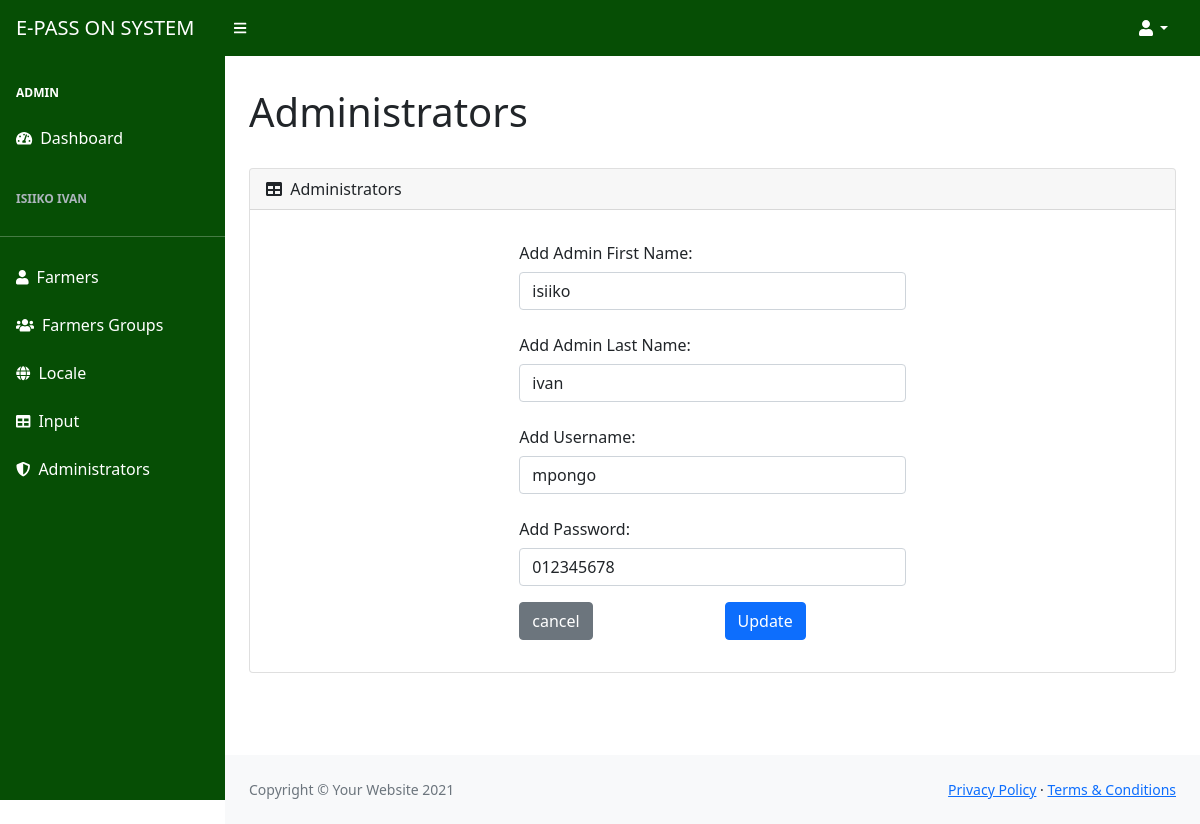
/pass_on_admin/administrators_edit.php?admin_id=1 (signed in), run on the app's committed database.
### tables this page shows
CREATE TABLE `admin_passon` (
  `admin_id` int(11) NOT NULL,
  `admin_fname` varchar(45) DEFAULT NULL,
  `admin_lname` varchar(45) DEFAULT NULL,
  `admin_username` varchar(45) DEFAULT NULL,
  `admin_password` varchar(45) DEFAULT NULL
);

### pass_on_admin/runitall/crud.php (called while the page is built, shortened)
<?php
class Crud
{
  function locate($pdo, $value, $id, $table_name)
  {
    $sql = "SELECT * FROM $table_name WHERE $value=:id";
    $stmt = $pdo->prepare($sql);
    $stmt->execute([':id' => $id]);
    $data = $stmt->fetch(PDO::FETCH_ASSOC);
    return $data;
  }
}

### pass_on_admin/administrators_edit.php (the view, shortened to what this page needs)
<?php include 'components/header.php';
$target_id = 'admin_id';
$id = $_GET[$target_id];
$table_name = 'admin_passon';
$dataling = $access->locate($pdo, $target_id, $id, $table_name);
?>
<?php include 'assets/includes/nav_bar.php' ?>
<div id="layoutSidenav">
    <div id="layoutSidenav_nav">
        <nav class="sb-sidenav accordion sb-sidenav-dark" id="sidenavAccordion">
            <div class="sb-sidenav-menu">
            </div>
        </nav>
    </div>
    <?php include 'assets/includes/sidebar.php' ?>
    <div id="layoutSidenav_content">
        <main>
            <div class="container-fluid px-4">
                <h1 class="mt-2">
                    Administrators
                </h1>
                <div class="row">
                    <div class="col">
                        <div class="card mb-4 mt-4">
                            <div class="card-header">
                                <i class="fas fa-table me-1"></i>
                                Administrators
                            </div>
                            <div class="card-body">
                                <main>
                                    <div class="container-fluid px-4">
                                        <div class="  container-fluid mt-2">
                                            <div class="row justify-content-center">
                                                <div class="col-6  ">
                                                    <form action="" method="POST">
                                                        <div class="mb-3">
                                                            <label for="recipient-name" class="col-form-label">Add Admin First Name:</label>
                                                            <input value="<?= $dataling['admin_fname'] ?>" required type="text" class="form-control" id="recipient-name" name="fname" required>
                                                        </div>
                                                        <div class="mb-3">
                                                            <label for="recipient-name" class="col-form-label">Add Admin Last Name:</label>
                                                            <input value="<?= $dataling['admin_lname'] ?>" required type="text" class="form-control" id="recipient-name" name="lname" required>
                                                        </div>
                                                        <div class="mb-3">
                                                            <label for="recipient-name" class="col-form-label">Add Username:</label>
                                                            <input value="<?= $dataling['admin_username'] ?>" required type="text" class="form-control" id="recipient-name" name="uname" required>
                                                        </div>
                                                        <div class="mb-3">
                                                            <label for="recipient-name" class="col-form-label">Add Password:</label>
                                                            <input value="<?= $dataling['admin_password'] ?>" required type="text" class="form-control" id="recipient-name" name="apsd">
                                                        </div>
                                                        <div class="divider">
                                                            <div class="row">
                                                                <div class="col">
                                                                    <a type="button" class="btn btn-secondary" href="administrators.php">cancel</a>
                                                                </div>
                                                                <div class="col">
                                                                    <button type="submit" name="update_admin" class="btn btn-primary">Update</button>
                                                                </div>
                                                            </div>
                                                        </div>
                                                    </form>
                                                </div>
                                            </div>
                                        </div>
                                    </div>
                                </main>
                            </div>
                        </div>
                    </div>
                </div>
            </div>
        </main>
        <footer class="py-4 bg-light mt-auto">
            <div class="container-fluid px-4">
                <div class="d-flex align-items-center justify-content-between small">
                    <div class="text-muted">Copyright &copy; Your Website 2021</div>
                    <div>
                        <a href="#">Privacy Policy</a>
                        &middot;
                        <a href="#">Terms &amp; Conditions</a>
                    </div>
                </div>
            </div>
        </footer>
    </div>
</div>
<?php include 'components/footer.php' ?>

### data on the page
admin_passon: fname "isiiko", lname "ivan", uname "mpongo", apsd "012345678"

### other printed values
$_SESSION['dean']['admin_fname'] "ISIIKO"
$_SESSION['dean']['admin_lname'] "IVAN"
